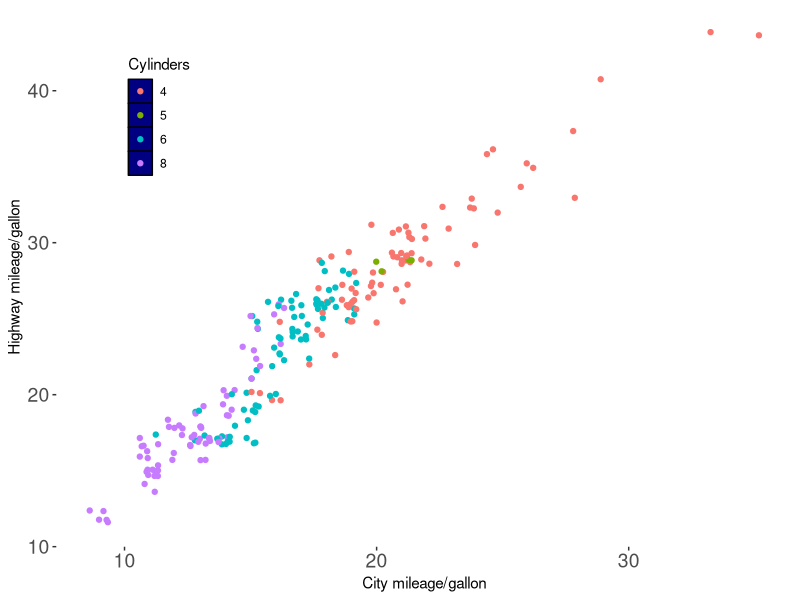

This figure's R source:
## ---- chunk 1
knitr::opts_chunk$set(echo = TRUE)
library(ggplot2)
## ---- chunk 2
ggplot(mpg, aes(x = cty, y = hwy, color = factor(cyl))) +
  geom_jitter() +
  labs(
    x = "City mileage/gallon",
    y = "Highway mileage/gallon",
    color = "Cylinders"
  )+
theme(
    axis.text = element_text(size = 14),
    legend.key = element_rect(fill = "navy"),
    legend.background = element_rect(fill = "white"),
    legend.position = c(0.14, 0.80),
    #panel.grid.major = element_line(colour = "grey40"),
    #panel.grid.minor = element_blank(),
   panel.background = element_blank(),
   element_line(2,linetype = "dashed")
  )
